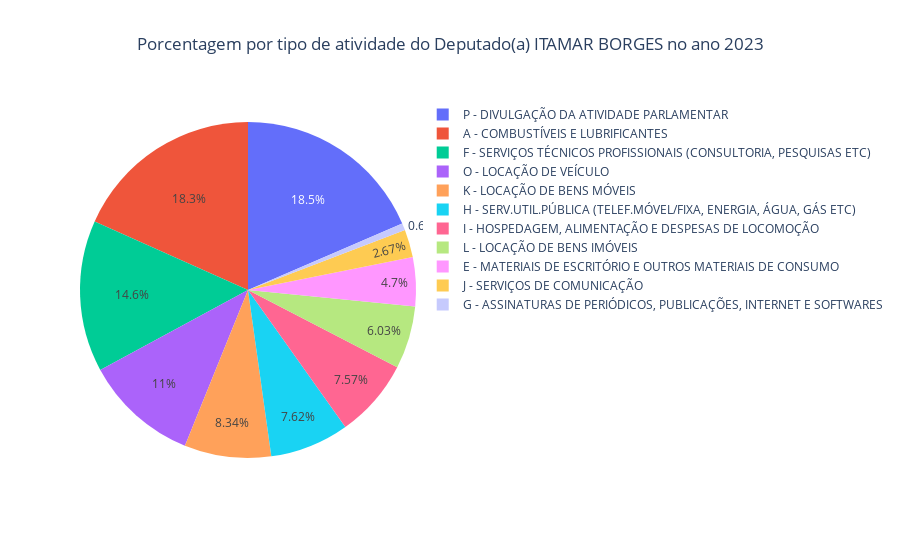

The notebook cell this image was saved under:
### Code cell
# Gráfico de pizza
fig = px.pie(pesquisaDeputadoAno, 
             names='Tipo', 
             values='Valor',
             template='plotly',
             title=f"Porcentagem por tipo de atividade do Deputado(a) {name} no ano {ano}"
            )

# Centralizar o título
fig.update_layout(title_x=0.5)

# Apresentar o gráfico
fig.show()

### Figure 1 — Plotly figure (JSON) as saved in the notebook; plotly's stock layout.template omitted (floating-point values rounded to 4 significant figures)
{"data": [{"domain": {"x": [0, 1], "y": [0, 1]}, "hovertemplate": "Tipo=%{label}<br>Valor=%{value}<extra></extra>", "labels": ["P - DIVULGAÇÃO DA ATIVIDADE PARLAMENTAR", "A - COMBUSTÍVEIS E LUBRIFICANTES", "F - SERVIÇOS TÉCNICOS PROFISSIONAIS (CONSULTORIA, PESQUISAS ETC)", "O - LOCAÇÃO DE VEÍCULO", "K - LOCAÇÃO DE BENS MÓVEIS", "H - SERV.UTIL.PÚBLICA (TELEF.MÓVEL/FIXA, ENERGIA, ÁGUA, GÁS ETC)", "I - HOSPEDAGEM, ALIMENTAÇÃO E DESPESAS DE LOCOMOÇÃO", "L - LOCAÇÃO DE BENS IMÓVEIS", "E - MATERIAIS DE ESCRITÓRIO E OUTROS MATERIAIS DE CONSUMO", "J - SERVIÇOS DE COMUNICAÇÃO", "G - ASSINATURAS DE PERIÓDICOS, PUBLICAÇÕES, INTERNET E SOFTWARES"], "legendgroup": "", "name": "", "showlegend": true, "type": "pie", "values": [95120.0, 94070.0, 75000, 56410.0, 42870, 39180.0, 38880.0, 31000.0, 24150.0, 13750.0, 3479.0]}], "layout": {"legend": {"tracegroupgap": 0}, "title": {"text": "Porcentagem por tipo de atividade do Deputado(a) ITAMAR BORGES no ano 2023", "x": 0.5}}}
